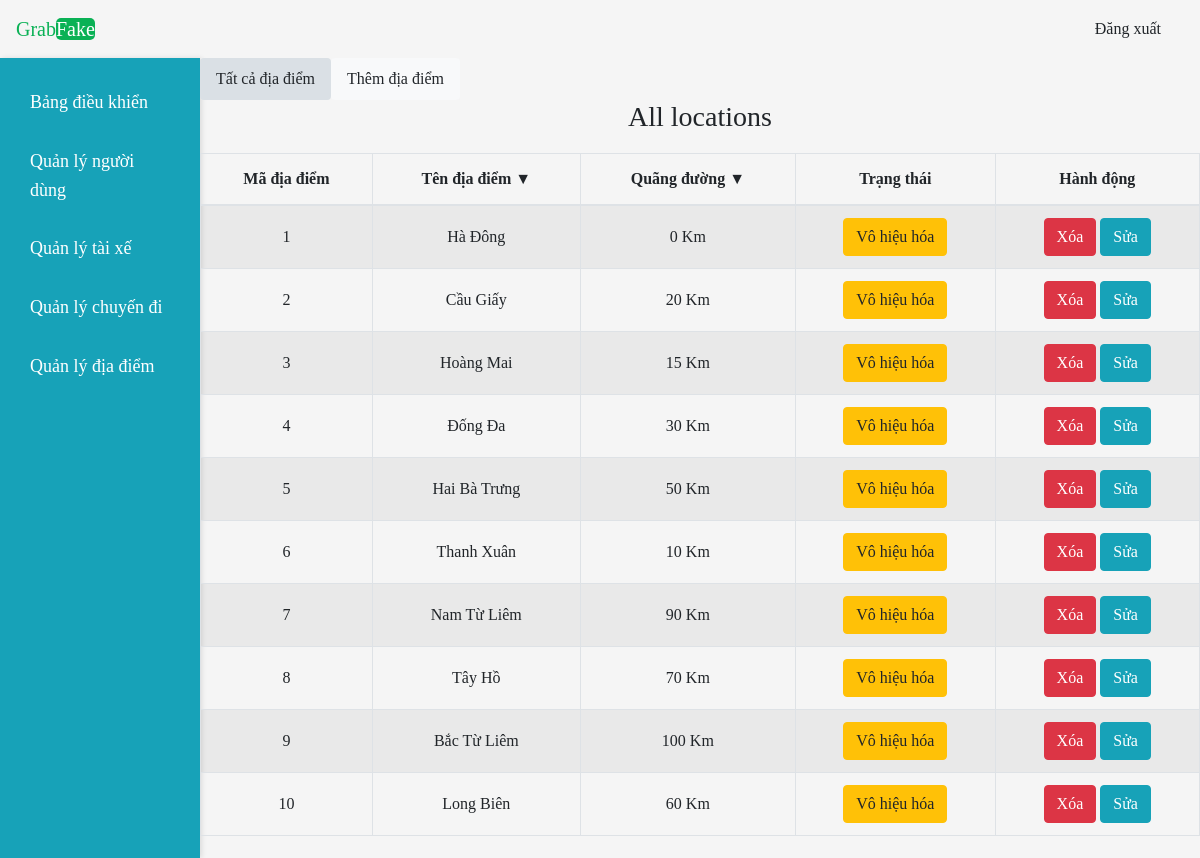
Screenshot of /addlocation.php (signed in) with the database file from the repository.
### tables this page shows
CREATE TABLE `location` (
  `id` int NOT NULL,
  `name` varchar(50) NOT NULL,
  `distance` varchar(50) NOT NULL,
  `is_available` tinyint(1) NOT NULL
);

### dbcon.php (called while the page is built, shortened)
<?php
class Dbcon
{
    public function __construct()
    {
        $this->conn = new mysqli("localhost", "root", "", "grab_fake");
    }
}

### adminwrk.php (called while the page is built, shortened)
<?php
class adminwrk
{
    function slocation($conn)
    {
        $sql = "SELECT * FROM location";
        $result = $conn->query($sql);
        $loc = array();
        while ($row = $result->fetch_assoc()) {
            array_push($loc, $row);
        }
        return $loc;
    }
}

### addlocation.php (the view, shortened to what this page needs)
<?php
include('adhead.php');
if ($_SESSION['userdata']['role'] == 1) {
    include('adsidebar.php');
?>
    <nav class="nav nav-pills col-sm-10 nav-justified">
        <a class="nav-link btn-light active" href="addlocation.php">Tất cả địa điểm</a>
        <a class="nav-link btn-light" href="locat.php">Thêm địa điểm</a>
    </nav>
    <div>
        <h3 class="text-center">All locations</h3>
    </div>
    <table id="tbl" class="container-fluid col-lg-10 table  table-hover table-bordered table-striped">
        <thead>
            <th>Mã địa điểm</th>
            <th onclick="sortTable(1,tbl)">Tên địa điểm &#9660;</th>
            <th onclick="sortTablen(2,tbl)">Quãng đường &#9660;</th>
            <th>Trạng thái</th>
            <th>Hành động</th>
        </thead>
        <tbody>
            <?php
            $adm = new adminwrk();
            $loc = new dbcon();
            $sloc = $adm->slocation($loc->conn);
            foreach ($sloc as $key => $val) {
                echo "<tr>
                <td>" . $val['id'] . "</td>
                <td>" . $val['name'] . "</td>
                <td>" . $val['distance'] . " Km</td>";
                if ($val['is_available'] == 1) {
                    echo "<td><a class='btn btn-warning' href='addlocation.php?action=yes&id=" . $val['id'] . "'>Vô hiệu hóa</a></td>";
                }
                echo "<td>
                <a class='btn btn-danger' onClick=\"javascript: return confirm('Vui lòng xác nhận xóa');\" href='addlocation.php?action=no&id=" . $val['id'] . "'>Xóa</a>
                <a class='btn btn-info' href='editloc.php?action=edit&id=" . $val['id'] . "&name=" . $val['name'] . "&distance=" . $val['distance'] . "&is_available=" . $val['is_available'] . "'>Sửa</a>
                </td>";
            }
            ?>
        </tbody>
    </table>
<?php
} else {
    echo '<h1 class="text-center text-weight-bold text-dark">Bạn không có quyền truy cập</h1>';
}
include('adfoot.php'); ?>

### assets/css/style.css (style rules this page uses)
* { box-sizing: border-box; }
h3 { margin-bottom: 0; }
th { cursor: pointer; }
.table { margin: 20px 0; }
.table th, .table td { text-align: center; vertical-align: middle; }
.table th { cursor: pointer; transition: background-color 0.3s; }

### rows the page displays
location: id "1", name "Hà Đông", distance "0"
location: id "2", name "Cầu Giấy", distance "20"
location: id "3", name "Hoàng Mai", distance "15"
location: id "4", name "Đống Đa", distance "30"
location: id "5", name "Hai Bà Trưng", distance "50"
location: id "6", name "Thanh Xuân", distance "10"
location: id "7", name "Nam Từ Liêm", distance "90"
location: id "8", name "Tây Hồ", distance "70"
location: id "9", name "Bắc Từ Liêm", distance "100"
location: id "10", name "Long Biên", distance "60"
